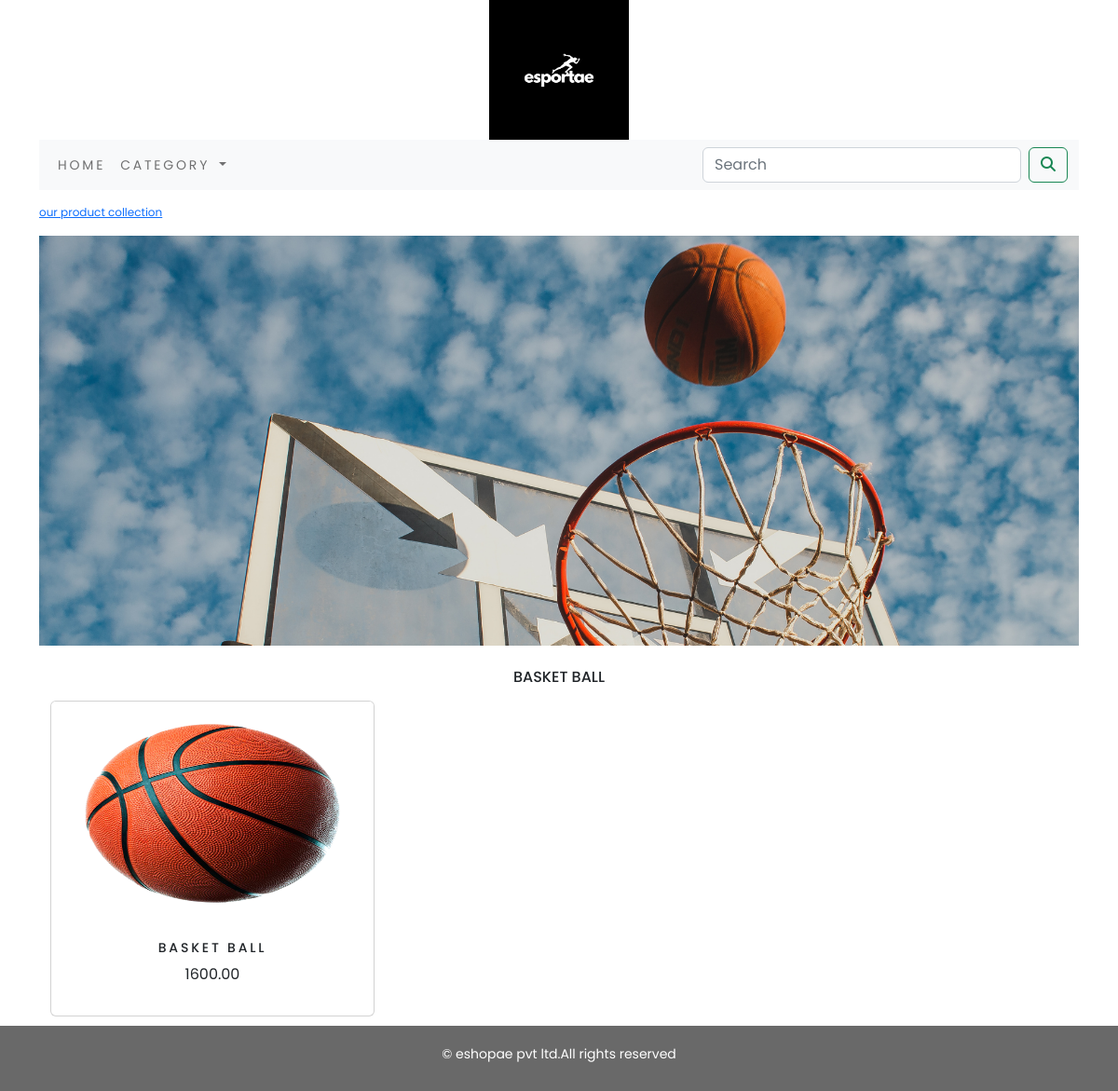
Page /eshop/basket-ball/ on the committed database.
### eshop/models.py (models this page shows, shortened)
class Category(models.Model):
    name=models.CharField(max_length=250,unique=True)
    slug=models.SlugField(max_length=250,unique=True)
    desc=models.TextField(blank=True)
    img=models.ImageField(upload_to='category',blank=True)
    class Meta:
        ordering=('name',)
        verbose_name='category'
        verbose_name_plural='categories'
    def get_url(self):
        return reverse('eshop:products_by_category',args=[self.slug])

class Product(models.Model):
    name=models.CharField(max_length=250,unique=True)
    slug=models.SlugField(max_length=245,unique=True)
    desc=models.TextField(blank=True)
    price=models.DecimalField(max_digits=10,decimal_places=2)
    category=models.ForeignKey(Category,on_delete=models.CASCADE)
    img=models.ImageField(upload_to='product',blank=True)
    stock=models.IntegerField()
    available=models.BooleanField(default=True)
    created=models.DateTimeField(auto_now_add=True)
    updated=models.DateTimeField(auto_now=True)
    def get_url(self):
        return reverse('eshop:productdetail',args=[self.category.slug,self.slug])
    class Meta:
        ordering = ('name',)
        verbose_name = 'product'
        verbose_name_plural = 'products'

### eshop/views.py (the view)
# urls.py: path('',views.allProductCat,name='allProductCat'),
def allProductCat(request,c_slug=None):
    c_page=None
    products_list=None
    if c_slug!=None:
        c_page=get_object_or_404(Category,slug=c_slug)
        products_list=Product.objects.all().filter(category=c_page,available=True)
    else:
        products_list=Product.objects.all().filter(available=True)
    paginator=Paginator(products_list,8)
    try:
        page=int(request.GET.get('page','1'))
    except:
        page=1
    try:
        products=paginator.page(page)
    except (EmptyPage,InvalidPage):
        products=paginator.page(paginator.num_pages)
    return render(request,"category.html",{'category':c_page,'products':products})

### cart/context_processors.py (called while the page is built)
def counter(request):
    item_count = 0
    if 'admin' in request.path:
        return {}
    else:
        try:
            cart=Cart.objects.filter(cart_id=_cart_id(request))
            cart_items=CartItem.objects.all().filter(cart=cart[:1])
            for cart_item in cart_items:
                 item_count += cart_item.quantity
        except Cart.DoesNotExist:
            item_count = 0
    return  dict(item_count=item_count)

### cart/views.py (called while the page is built)
def _cart_id(request):
    cart=request.session.session_key
    if not cart:
        cart=request.session.create()
    return cart

### eshop/context_processors.py (called while the page is built)
def menu_links(request):
    links=Category.objects.all()
    return dict(links=links)

### templates/category.html (shortened to what this page needs)
{% extends 'base.html' %}
{% load static %}
{% block content %}
{% if category %}
        <div>
            <div class="row my_row_class">
                <div class="mx-auto">
                <p><a href="{% url 'eshop:allProductCat' %}"> our product collection</a></p>
            </div>
            </div>
        </div>
{% endif %}
    <div class="mx-auto">
        {% if category %}
        <img class="my_image" src="{{category.img.url}}" alt="{{category.name}}">
    </div>
<br>
    <div>
        <h1 class="text-center my_title">{{category.name}}</h1>
    </div>
    {% endif %}
<div class="container">
    <div class="row mx_auto">
        {% for product in products.object_list %}
        <div class="my_bottom_margin col-9 col-sm-12 col-md-4 col-md-12 col-lg-4">
            <div class="card text-center" style="min-width:18rem;">
                <a href="{{product.get_url}}"><img class="card-img-top product_image" src="{{product.img.url}}" alt="{{product.name}}"></a>
            <div class="card-body">
                <h4>{{product.name}}</h4>
                <p>{{product.price}}</p>
            </div>
            </div>
        </div>
        {% endfor %}
    </div>
</div>
{% endblock %}

### static/css/custom.css (style rules this page uses)
body { font-family: 'Poppins', sans-serif; }
.my_row_class { padding-top : 15px; }
.my_row_class .mx-auto { color :#000; font-size : 12px; }
.my_image { width:100%; height:auto; }
.my_title { font-size:16px; text-transform : uppercase; letter-spacing:.2m; }
.my_bottom_margin { margin-bottom:10px; }
.card-body h4 { font-size:14px; text-transform:uppercase; letter-spacing:.2em; }
.product_image { width:100%; height:20vw; }

### rows in the picture
Category: img (picture), name "BASKET BALL"
Product: img (picture), name "BASKET BALL", price "1600.00"
